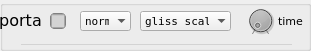
   <widget class="QGroupBox" name="portamento_group">
    <property name="geometry">
     <rect>
      <x>670</x>
      <y>0</y>
      <width>311</width>
      <height>51</height>
     </rect>
    </property>
    <property name="title">
     <string/>
    </property>
    <widget class="QComboBox" name="portamento_type">
     <property name="enabled">
      <bool>true</bool>
     </property>
     <property name="geometry">
      <rect>
       <x>140</x>
       <y>11</y>
       <width>91</width>
       <height>20</height>
      </rect>
     </property>
     <property name="font">
      <font>
       <family>DejaVu Sans Mono</family>
       <pointsize>8</pointsize>
      </font>
     </property>
     <property name="acceptDrops">
      <bool>false</bool>
     </property>
     <property name="toolTip">
      <string>&lt;html&gt;&lt;head/&gt;&lt;body&gt;&lt;p&gt;sync route&lt;/p&gt;&lt;/body&gt;&lt;/html&gt;</string>
     </property>
     <property name="currentIndex">
      <number>3</number>
     </property>
     <property name="iconSize">
      <size>
       <width>8</width>
       <height>16</height>
      </size>
     </property>
     <property name="duplicatesEnabled">
      <bool>false</bool>
     </property>
     <property name="frame">
      <bool>false</bool>
     </property>
     <item>
      <property name="text">
       <string>fixed</string>
      </property>
     </item>
     <item>
      <property name="text">
       <string>scaled</string>
      </property>
     </item>
     <item>
      <property name="text">
       <string>gliss fixed</string>
      </property>
     </item>
     <item>
      <property name="text">
       <string>gliss scaled</string>
      </property>
     </item>
    </widget>
    <widget class="QLabel" name="label_porta_time">
     <property name="geometry">
      <rect>
       <x>275</x>
       <y>5</y>
       <width>31</width>
       <height>31</height>
      </rect>
     </property>
     <property name="font">
      <font>
       <family>DejaVu Sans</family>
       <pointsize>8</pointsize>
       <weight>50</weight>
       <bold>false</bold>
      </font>
     </property>
     <property name="styleSheet">
      <string notr="true"/>
     </property>
     <property name="text">
      <string>time</string>
     </property>
     <property name="alignment">
      <set>Qt::AlignCenter</set>
     </property>
    </widget>
    <widget class="QDial" name="portamento_time">
     <property name="enabled">
      <bool>true</bool>
     </property>
     <property name="geometry">
      <rect>
       <x>245</x>
       <y>5</y>
       <width>31</width>
       <height>31</height>
      </rect>
     </property>
     <property name="toolTip">
      <string>&lt;html&gt;&lt;head/&gt;&lt;body&gt;&lt;p&gt;analog drift&lt;/p&gt;&lt;/body&gt;&lt;/html&gt;</string>
     </property>
     <property name="styleSheet">
      <string notr="true">background-color:darkgrey</string>
     </property>
     <property name="minimum">
      <number>10000</number>
     </property>
     <property name="maximum">
      <number>10000000</number>
     </property>
     <property name="singleStep">
      <number>1</number>
     </property>
     <property name="pageStep">
      <number>10</number>
     </property>
     <property name="value">
      <number>10000</number>
     </property>
     <property name="notchTarget">
      <double>10000.000000000000000</double>
     </property>
     <property name="notchesVisible">
      <bool>true</bool>
     </property>
    </widget>
    <widget class="QCheckBox" name="portamento">
     <property name="geometry">
      <rect>
       <x>50</x>
       <y>13</y>
       <width>16</width>
       <height>16</height>
      </rect>
     </property>
     <property name="toolTip">
      <string/>
     </property>
     <property name="styleSheet">
      <string notr="true">background-color: lightgrey;
border-style: solid;
border-color: grey;
width:8px;
height: 8px;
border-width: 1px;
border-radius: 4px;

</string>
     </property>
     <property name="text">
      <string/>
     </property>
     <property name="iconSize">
      <size>
       <width>8</width>
       <height>8</height>
      </size>
     </property>
     <property name="checkable">
      <bool>true</bool>
     </property>
     <property name="checked">
      <bool>false</bool>
     </property>
     <property name="autoRepeat">
      <bool>false</bool>
     </property>
     <property name="tristate">
      <bool>false</bool>
     </property>
    </widget>
    <widget class="QLabel" name="label_portamento">
     <property name="geometry">
      <rect>
       <x>0</x>
       <y>0</y>
       <width>41</width>
       <height>41</height>
      </rect>
     </property>
     <property name="font">
      <font>
       <family>DejaVu Sans</family>
       <pointsize>12</pointsize>
       <weight>50</weight>
       <bold>false</bold>
      </font>
     </property>
     <property name="styleSheet">
      <string notr="true"/>
     </property>
     <property name="text">
      <string>porta</string>
     </property>
     <property name="alignment">
      <set>Qt::AlignCenter</set>
     </property>
    </widget>
    <widget class="Line" name="line_7">
     <property name="geometry">
      <rect>
       <x>21</x>
       <y>36</y>
       <width>271</width>
       <height>16</height>
      </rect>
     </property>
     <property name="styleSheet">
      <string notr="true">color:lightgrey</string>
     </property>
     <property name="frameShadow">
      <enum>QFrame::Plain</enum>
     </property>
     <property name="orientation">
      <enum>Qt::Horizontal</enum>
     </property>
    </widget>
    <widget class="QComboBox" name="portamento_mode">
     <property name="geometry">
      <rect>
       <x>80</x>
       <y>11</y>
       <width>51</width>
       <height>20</height>
      </rect>
     </property>
     <property name="font">
      <font>
       <family>DejaVu Sans Mono</family>
       <pointsize>8</pointsize>
      </font>
     </property>
     <property name="acceptDrops">
      <bool>false</bool>
     </property>
     <property name="toolTip">
      <string>&lt;html&gt;&lt;head/&gt;&lt;body&gt;&lt;p&gt;sync route&lt;/p&gt;&lt;/body&gt;&lt;/html&gt;</string>
     </property>
     <property name="iconSize">
      <size>
       <width>8</width>
       <height>16</height>
      </size>
     </property>
     <property name="duplicatesEnabled">
      <bool>false</bool>
     </property>
     <property name="frame">
      <bool>false</bool>
     </property>
     <item>
      <property name="text">
       <string>normal</string>
      </property>
     </item>
     <item>
      <property name="text">
       <string>legato</string>
      </property>
     </item>
    </widget>
   </widget>
